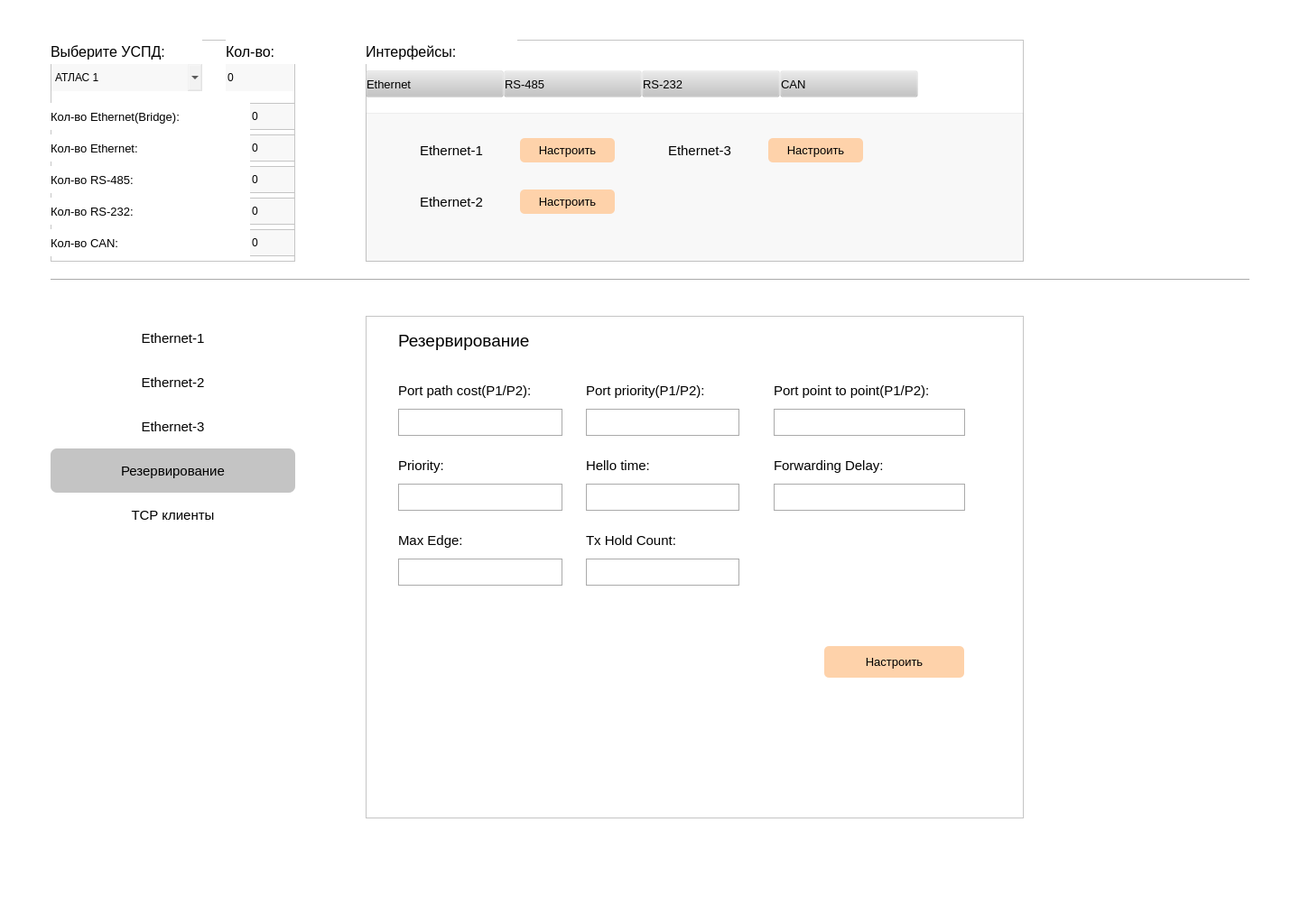
<?xml version="1.0" encoding="UTF-8"?>
<ui version="4.0">
 <class>Form</class>
 <widget class="QWidget" name="Form">
  <property name="geometry">
   <rect>
    <x>0</x>
    <y>0</y>
    <width>1440</width>
    <height>1024</height>
   </rect>
  </property>
  <property name="font">
   <font>
    <pointsize>8</pointsize>
   </font>
  </property>
  <property name="windowTitle">
   <string>Telemechanics</string>
  </property>
  <property name="styleSheet">
   <string notr="true">QWidget {
	background-color: white;
}</string>
  </property>
  <widget class="QFrame" name="frame">
   <property name="geometry">
    <rect>
     <x>56</x>
     <y>44</y>
     <width>271</width>
     <height>246</height>
    </rect>
   </property>
   <property name="frameShape">
    <enum>QFrame::StyledPanel</enum>
   </property>
   <property name="frameShadow">
    <enum>QFrame::Raised</enum>
   </property>
   <widget class="QLabel" name="label">
    <property name="geometry">
     <rect>
      <x>0</x>
      <y>0</y>
      <width>168</width>
      <height>27</height>
     </rect>
    </property>
    <property name="font">
     <font>
      <pointsize>12</pointsize>
     </font>
    </property>
    <property name="text">
     <string>Выберите УСПД:</string>
    </property>
   </widget>
   <widget class="QLabel" name="label_2">
    <property name="geometry">
     <rect>
      <x>194</x>
      <y>0</y>
      <width>77</width>
      <height>27</height>
     </rect>
    </property>
    <property name="font">
     <font>
      <pointsize>12</pointsize>
     </font>
    </property>
    <property name="text">
     <string>Кол-во:</string>
    </property>
   </widget>
   <widget class="QComboBox" name="comboBox">
    <property name="geometry">
     <rect>
      <x>0</x>
      <y>27</y>
      <width>168</width>
      <height>30</height>
     </rect>
    </property>
    <property name="font">
     <font>
      <pointsize>9</pointsize>
     </font>
    </property>
    <property name="styleSheet">
     <string notr="true">QComboBox {
	background-color: rgba(196, 196, 196, 30);
	border: none;
}
</string>
    </property>
    <property name="editable">
     <bool>false</bool>
    </property>
    <item>
     <property name="text">
      <string>АТЛАС 1</string>
     </property>
    </item>
    <item>
     <property name="text">
      <string>АТЛАС 2</string>
     </property>
    </item>
   </widget>
   <widget class="QSpinBox" name="spinBox">
    <property name="geometry">
     <rect>
      <x>194</x>
      <y>27</y>
      <width>77</width>
      <height>30</height>
     </rect>
    </property>
    <property name="font">
     <font>
      <pointsize>9</pointsize>
     </font>
    </property>
    <property name="styleSheet">
     <string notr="true">QSpinBox, QSpinBox:hover, QSpinBox:active {
	background-color: rgba(196, 196, 196, 30);
	border: none;
}

QSpinBox:up-button, QSpinBox:down-button {
	border: none;
}

</string>
    </property>
   </widget>
   <widget class="QFrame" name="frame_2">
    <property name="geometry">
     <rect>
      <x>0</x>
      <y>70</y>
      <width>271</width>
      <height>30</height>
     </rect>
    </property>
    <property name="frameShape">
     <enum>QFrame::StyledPanel</enum>
    </property>
    <property name="frameShadow">
     <enum>QFrame::Raised</enum>
    </property>
    <widget class="QSpinBox" name="spinBox_2">
     <property name="geometry">
      <rect>
       <x>221</x>
       <y>0</y>
       <width>50</width>
       <height>30</height>
      </rect>
     </property>
     <property name="font">
      <font>
       <pointsize>9</pointsize>
      </font>
     </property>
     <property name="styleSheet">
      <string notr="true">QSpinBox, QSpinBox:hover, QSpinBox:active {
	background-color: rgba(196, 196, 196, 30);
	border: none;
}

QSpinBox:up-button, QSpinBox:down-button {
	border: none;
}

</string>
     </property>
    </widget>
    <widget class="QLabel" name="label_3">
     <property name="geometry">
      <rect>
       <x>0</x>
       <y>0</y>
       <width>221</width>
       <height>30</height>
      </rect>
     </property>
     <property name="font">
      <font>
       <pointsize>10</pointsize>
      </font>
     </property>
     <property name="text">
      <string>Кол-во Ethernet(Bridge):</string>
     </property>
    </widget>
   </widget>
   <widget class="QFrame" name="frame_3">
    <property name="geometry">
     <rect>
      <x>0</x>
      <y>105</y>
      <width>271</width>
      <height>30</height>
     </rect>
    </property>
    <property name="frameShape">
     <enum>QFrame::StyledPanel</enum>
    </property>
    <property name="frameShadow">
     <enum>QFrame::Raised</enum>
    </property>
    <widget class="QSpinBox" name="spinBox_3">
     <property name="geometry">
      <rect>
       <x>221</x>
       <y>0</y>
       <width>50</width>
       <height>30</height>
      </rect>
     </property>
     <property name="font">
      <font>
       <pointsize>9</pointsize>
      </font>
     </property>
     <property name="styleSheet">
      <string notr="true">QSpinBox, QSpinBox:hover, QSpinBox:active {
	background-color: rgba(196, 196, 196, 30);
	border: none;
}

QSpinBox:up-button, QSpinBox:down-button {
	border: none;
}

</string>
     </property>
    </widget>
    <widget class="QLabel" name="label_4">
     <property name="geometry">
      <rect>
       <x>0</x>
       <y>0</y>
       <width>221</width>
       <height>30</height>
      </rect>
     </property>
     <property name="font">
      <font>
       <pointsize>10</pointsize>
      </font>
     </property>
     <property name="text">
      <string>Кол-во Ethernet:</string>
     </property>
    </widget>
   </widget>
   <widget class="QFrame" name="frame_4">
    <property name="geometry">
     <rect>
      <x>0</x>
      <y>140</y>
      <width>271</width>
      <height>30</height>
     </rect>
    </property>
    <property name="frameShape">
     <enum>QFrame::StyledPanel</enum>
    </property>
    <property name="frameShadow">
     <enum>QFrame::Raised</enum>
    </property>
    <widget class="QSpinBox" name="spinBox_4">
     <property name="geometry">
      <rect>
       <x>221</x>
       <y>0</y>
       <width>50</width>
       <height>30</height>
      </rect>
     </property>
     <property name="font">
      <font>
       <pointsize>9</pointsize>
      </font>
     </property>
     <property name="styleSheet">
      <string notr="true">QSpinBox, QSpinBox:hover, QSpinBox:active {
	background-color: rgba(196, 196, 196, 30);
	border: none;
}

QSpinBox:up-button, QSpinBox:down-button {
	border: none;
}

</string>
     </property>
    </widget>
    <widget class="QLabel" name="label_5">
     <property name="geometry">
      <rect>
       <x>0</x>
       <y>0</y>
       <width>221</width>
       <height>30</height>
      </rect>
     </property>
     <property name="font">
      <font>
       <pointsize>10</pointsize>
      </font>
     </property>
     <property name="text">
      <string>Кол-во RS-485:</string>
     </property>
    </widget>
   </widget>
   <widget class="QFrame" name="frame_5">
    <property name="geometry">
     <rect>
      <x>0</x>
      <y>175</y>
      <width>271</width>
      <height>30</height>
     </rect>
    </property>
    <property name="frameShape">
     <enum>QFrame::StyledPanel</enum>
    </property>
    <property name="frameShadow">
     <enum>QFrame::Raised</enum>
    </property>
    <widget class="QSpinBox" name="spinBox_5">
     <property name="geometry">
      <rect>
       <x>221</x>
       <y>0</y>
       <width>50</width>
       <height>30</height>
      </rect>
     </property>
     <property name="font">
      <font>
       <pointsize>9</pointsize>
      </font>
     </property>
     <property name="styleSheet">
      <string notr="true">QSpinBox, QSpinBox:hover, QSpinBox:active {
	background-color: rgba(196, 196, 196, 30);
	border: none;
}

QSpinBox:up-button, QSpinBox:down-button {
	border: none;
}

</string>
     </property>
    </widget>
    <widget class="QLabel" name="label_6">
     <property name="geometry">
      <rect>
       <x>0</x>
       <y>0</y>
       <width>221</width>
       <height>30</height>
      </rect>
     </property>
     <property name="font">
      <font>
       <pointsize>10</pointsize>
      </font>
     </property>
     <property name="text">
      <string>Кол-во RS-232:</string>
     </property>
    </widget>
   </widget>
   <widget class="QFrame" name="frame_6">
    <property name="geometry">
     <rect>
      <x>0</x>
      <y>210</y>
      <width>271</width>
      <height>30</height>
     </rect>
    </property>
    <property name="frameShape">
     <enum>QFrame::StyledPanel</enum>
    </property>
    <property name="frameShadow">
     <enum>QFrame::Raised</enum>
    </property>
    <widget class="QSpinBox" name="spinBox_6">
     <property name="geometry">
      <rect>
       <x>221</x>
       <y>0</y>
       <width>50</width>
       <height>30</height>
      </rect>
     </property>
     <property name="font">
      <font>
       <pointsize>9</pointsize>
      </font>
     </property>
     <property name="styleSheet">
      <string notr="true">QSpinBox, QSpinBox:hover, QSpinBox:active {
	background-color: rgba(196, 196, 196, 30);
	border: none;
}

QSpinBox:up-button, QSpinBox:down-button {
	border: none;
}

</string>
     </property>
    </widget>
    <widget class="QLabel" name="label_7">
     <property name="geometry">
      <rect>
       <x>0</x>
       <y>0</y>
       <width>221</width>
       <height>30</height>
      </rect>
     </property>
     <property name="font">
      <font>
       <pointsize>10</pointsize>
      </font>
     </property>
     <property name="text">
      <string>Кол-во CAN:</string>
     </property>
    </widget>
   </widget>
  </widget>
  <widget class="QFrame" name="frame_7">
   <property name="geometry">
    <rect>
     <x>405</x>
     <y>44</y>
     <width>729</width>
     <height>246</height>
    </rect>
   </property>
   <property name="frameShape">
    <enum>QFrame::StyledPanel</enum>
   </property>
   <property name="frameShadow">
    <enum>QFrame::Raised</enum>
   </property>
   <widget class="QLabel" name="label_8">
    <property name="geometry">
     <rect>
      <x>0</x>
      <y>0</y>
      <width>168</width>
      <height>27</height>
     </rect>
    </property>
    <property name="font">
     <font>
      <pointsize>12</pointsize>
     </font>
    </property>
    <property name="text">
     <string>Интерфейсы:</string>
    </property>
   </widget>
   <widget class="QPushButton" name="pushButton">
    <property name="geometry">
     <rect>
      <x>0</x>
      <y>34</y>
      <width>153</width>
      <height>30</height>
     </rect>
    </property>
    <property name="font">
     <font>
      <pointsize>10</pointsize>
     </font>
    </property>
    <property name="styleSheet">
     <string notr="true">QPushButton {
	text-align: left;
	border-color: rgba(196, 196, 196, 30);
	background-color: rgba(196, 196, 196, 30);
}</string>
    </property>
    <property name="text">
     <string>Ethernet</string>
    </property>
   </widget>
   <widget class="QPushButton" name="pushButton_2">
    <property name="geometry">
     <rect>
      <x>153</x>
      <y>34</y>
      <width>153</width>
      <height>30</height>
     </rect>
    </property>
    <property name="font">
     <font>
      <pointsize>10</pointsize>
     </font>
    </property>
    <property name="styleSheet">
     <string notr="true">QPushButton {
	text-align: left;
	border-color: rgba(196, 196, 196, 30);
	background-color: rgba(196, 196, 196, 15);
}</string>
    </property>
    <property name="text">
     <string>RS-485</string>
    </property>
   </widget>
   <widget class="QPushButton" name="pushButton_3">
    <property name="geometry">
     <rect>
      <x>459</x>
      <y>34</y>
      <width>153</width>
      <height>30</height>
     </rect>
    </property>
    <property name="font">
     <font>
      <pointsize>10</pointsize>
     </font>
    </property>
    <property name="styleSheet">
     <string notr="true">QPushButton {
	text-align: left;
	border-color: rgba(196, 196, 196, 30);
	background-color: rgba(196, 196, 196, 15);
}</string>
    </property>
    <property name="text">
     <string>CAN</string>
    </property>
   </widget>
   <widget class="QPushButton" name="pushButton_4">
    <property name="geometry">
     <rect>
      <x>306</x>
      <y>34</y>
      <width>153</width>
      <height>30</height>
     </rect>
    </property>
    <property name="font">
     <font>
      <pointsize>10</pointsize>
     </font>
    </property>
    <property name="styleSheet">
     <string notr="true">QPushButton {
	text-align: left;
	border-color: rgba(196, 196, 196, 30);
	background-color: rgba(196, 196, 196, 15);
}</string>
    </property>
    <property name="text">
     <string>RS-232</string>
    </property>
   </widget>
   <widget class="QFrame" name="frame_8">
    <property name="geometry">
     <rect>
      <x>0</x>
      <y>81</y>
      <width>729</width>
      <height>165</height>
     </rect>
    </property>
    <property name="styleSheet">
     <string notr="true">QFrame {
	background-color: rgba(196, 196, 196, 30);
}</string>
    </property>
    <property name="frameShape">
     <enum>QFrame::StyledPanel</enum>
    </property>
    <property name="frameShadow">
     <enum>QFrame::Raised</enum>
    </property>
    <widget class="QFrame" name="frame_9">
     <property name="geometry">
      <rect>
       <x>60</x>
       <y>28</y>
       <width>216</width>
       <height>27</height>
      </rect>
     </property>
     <property name="styleSheet">
      <string notr="true">QFrame {
	background-color: transparent;
}</string>
     </property>
     <property name="frameShape">
      <enum>QFrame::StyledPanel</enum>
     </property>
     <property name="frameShadow">
      <enum>QFrame::Raised</enum>
     </property>
     <widget class="QLabel" name="label_9">
      <property name="geometry">
       <rect>
        <x>0</x>
        <y>0</y>
        <width>111</width>
        <height>27</height>
       </rect>
      </property>
      <property name="font">
       <font>
        <pointsize>11</pointsize>
       </font>
      </property>
      <property name="text">
       <string>Ethernet-1</string>
      </property>
     </widget>
     <widget class="QPushButton" name="pushButton_5">
      <property name="geometry">
       <rect>
        <x>111</x>
        <y>0</y>
        <width>105</width>
        <height>27</height>
       </rect>
      </property>
      <property name="font">
       <font>
        <pointsize>10</pointsize>
       </font>
      </property>
      <property name="cursor">
       <cursorShape>PointingHandCursor</cursorShape>
      </property>
      <property name="styleSheet">
       <string notr="true">QPushButton {
	background-color: #FED2AA;
	border: none;
	border-radius: 5px;
}</string>
      </property>
      <property name="text">
       <string>Настроить</string>
      </property>
     </widget>
    </widget>
    <widget class="QFrame" name="frame_10">
     <property name="geometry">
      <rect>
       <x>60</x>
       <y>85</y>
       <width>216</width>
       <height>27</height>
      </rect>
     </property>
     <property name="styleSheet">
      <string notr="true">QFrame {
	background-color: transparent;
}</string>
     </property>
     <property name="frameShape">
      <enum>QFrame::StyledPanel</enum>
     </property>
     <property name="frameShadow">
      <enum>QFrame::Raised</enum>
     </property>
     <widget class="QLabel" name="label_10">
      <property name="geometry">
       <rect>
        <x>0</x>
        <y>0</y>
        <width>111</width>
        <height>27</height>
       </rect>
      </property>
      <property name="font">
       <font>
        <pointsize>11</pointsize>
       </font>
      </property>
      <property name="text">
       <string>Ethernet-2</string>
      </property>
     </widget>
     <widget class="QPushButton" name="pushButton_6">
      <property name="geometry">
       <rect>
        <x>111</x>
        <y>0</y>
        <width>105</width>
        <height>27</height>
       </rect>
      </property>
      <property name="font">
       <font>
        <pointsize>10</pointsize>
       </font>
      </property>
      <property name="cursor">
       <cursorShape>PointingHandCursor</cursorShape>
      </property>
      <property name="styleSheet">
       <string notr="true">QPushButton {
	background-color: #FED2AA;
	border: none;
	border-radius: 5px;
}</string>
      </property>
      <property name="text">
       <string>Настроить</string>
      </property>
     </widget>
    </widget>
    <widget class="QFrame" name="frame_11">
     <property name="geometry">
      <rect>
       <x>335</x>
       <y>28</y>
       <width>216</width>
       <height>27</height>
      </rect>
     </property>
     <property name="styleSheet">
      <string notr="true">QFrame {
	background-color: transparent;
}</string>
     </property>
     <property name="frameShape">
      <enum>QFrame::StyledPanel</enum>
     </property>
     <property name="frameShadow">
      <enum>QFrame::Raised</enum>
     </property>
     <widget class="QLabel" name="label_11">
      <property name="geometry">
       <rect>
        <x>0</x>
        <y>0</y>
        <width>111</width>
        <height>27</height>
       </rect>
      </property>
      <property name="font">
       <font>
        <pointsize>11</pointsize>
       </font>
      </property>
      <property name="text">
       <string>Ethernet-3</string>
      </property>
     </widget>
     <widget class="QPushButton" name="pushButton_7">
      <property name="geometry">
       <rect>
        <x>111</x>
        <y>0</y>
        <width>105</width>
        <height>27</height>
       </rect>
      </property>
      <property name="font">
       <font>
        <pointsize>10</pointsize>
       </font>
      </property>
      <property name="cursor">
       <cursorShape>PointingHandCursor</cursorShape>
      </property>
      <property name="styleSheet">
       <string notr="true">QPushButton {
	background-color: #FED2AA;
	border: none;
	border-radius: 5px;
}</string>
      </property>
      <property name="text">
       <string>Настроить</string>
      </property>
     </widget>
    </widget>
   </widget>
  </widget>
  <widget class="Line" name="line">
   <property name="geometry">
    <rect>
     <x>56</x>
     <y>309</y>
     <width>1328</width>
     <height>2</height>
    </rect>
   </property>
   <property name="styleSheet">
    <string notr="true">Line {
	border-color: #c4c4c4;
	color: #c4c4c4;
	background-color: #c4c4c4;
}</string>
   </property>
   <property name="orientation">
    <enum>Qt::Horizontal</enum>
   </property>
  </widget>
  <widget class="QFrame" name="frame_12">
   <property name="geometry">
    <rect>
     <x>56</x>
     <y>350</y>
     <width>271</width>
     <height>557</height>
    </rect>
   </property>
   <property name="styleSheet">
    <string notr="true">QFrame { background-color: transparent; }</string>
   </property>
   <property name="frameShape">
    <enum>QFrame::StyledPanel</enum>
   </property>
   <property name="frameShadow">
    <enum>QFrame::Raised</enum>
   </property>
   <widget class="QPushButton" name="pushButton_8">
    <property name="geometry">
     <rect>
      <x>0</x>
      <y>0</y>
      <width>271</width>
      <height>49</height>
     </rect>
    </property>
    <property name="font">
     <font>
      <pointsize>11</pointsize>
     </font>
    </property>
    <property name="styleSheet">
     <string notr="true">QPushButton {
	background-color: white;
	border: 0px;
}</string>
    </property>
    <property name="text">
     <string>Ethernet-1</string>
    </property>
   </widget>
   <widget class="QPushButton" name="pushButton_9">
    <property name="geometry">
     <rect>
      <x>0</x>
      <y>147</y>
      <width>271</width>
      <height>49</height>
     </rect>
    </property>
    <property name="font">
     <font>
      <pointsize>11</pointsize>
     </font>
    </property>
    <property name="styleSheet">
     <string notr="true">QPushButton {
	background-color: #c4c4c4;
	border-radius: 7px;
	border: 0px;
}</string>
    </property>
    <property name="text">
     <string>Резервирование</string>
    </property>
   </widget>
   <widget class="QPushButton" name="pushButton_10">
    <property name="geometry">
     <rect>
      <x>0</x>
      <y>98</y>
      <width>271</width>
      <height>49</height>
     </rect>
    </property>
    <property name="font">
     <font>
      <pointsize>11</pointsize>
     </font>
    </property>
    <property name="styleSheet">
     <string notr="true">QPushButton {
	background-color: white;
	border: 0px;
}</string>
    </property>
    <property name="text">
     <string>Ethernet-3</string>
    </property>
   </widget>
   <widget class="QPushButton" name="pushButton_11">
    <property name="geometry">
     <rect>
      <x>0</x>
      <y>49</y>
      <width>271</width>
      <height>49</height>
     </rect>
    </property>
    <property name="font">
     <font>
      <pointsize>11</pointsize>
     </font>
    </property>
    <property name="styleSheet">
     <string notr="true">QPushButton {
	background-color: white;
	border: 0px;
}</string>
    </property>
    <property name="text">
     <string>Ethernet-2</string>
    </property>
   </widget>
   <widget class="QPushButton" name="pushButton_12">
    <property name="geometry">
     <rect>
      <x>0</x>
      <y>196</y>
      <width>271</width>
      <height>49</height>
     </rect>
    </property>
    <property name="font">
     <font>
      <pointsize>11</pointsize>
     </font>
    </property>
    <property name="styleSheet">
     <string notr="true">QPushButton {
	background-color: white;
	border: 0px;
}</string>
    </property>
    <property name="text">
     <string>TCP клиенты</string>
    </property>
   </widget>
  </widget>
  <widget class="QScrollArea" name="scrollArea">
   <property name="geometry">
    <rect>
     <x>405</x>
     <y>350</y>
     <width>729</width>
     <height>557</height>
    </rect>
   </property>
   <property name="widgetResizable">
    <bool>true</bool>
   </property>
   <widget class="QWidget" name="scrollAreaWidgetContents">
    <property name="geometry">
     <rect>
      <x>0</x>
      <y>0</y>
      <width>727</width>
      <height>555</height>
     </rect>
    </property>
    <widget class="QWidget" name="widget_13" native="true">
     <property name="geometry">
      <rect>
       <x>0</x>
       <y>0</y>
       <width>727</width>
       <height>555</height>
      </rect>
     </property>
     <property name="styleSheet">
      <string notr="true">QFrame {
	border: 1.5px solid #999999;
}</string>
     </property>
     <widget class="QLabel" name="label_12">
      <property name="geometry">
       <rect>
        <x>35</x>
        <y>2</y>
        <width>181</width>
        <height>49</height>
       </rect>
      </property>
      <property name="font">
       <font>
        <pointsize>14</pointsize>
       </font>
      </property>
      <property name="styleSheet">
       <string notr="true">QLabel { border: none; }</string>
      </property>
      <property name="text">
       <string>Резервирование</string>
      </property>
     </widget>
     <widget class="QFrame" name="frame_14">
      <property name="geometry">
       <rect>
        <x>35</x>
        <y>62</y>
        <width>182</width>
        <height>70</height>
       </rect>
      </property>
      <property name="styleSheet">
       <string notr="true">QFrame { border: none; }</string>
      </property>
      <property name="frameShape">
       <enum>QFrame::StyledPanel</enum>
      </property>
      <property name="frameShadow">
       <enum>QFrame::Raised</enum>
      </property>
      <widget class="QLabel" name="label_13">
       <property name="geometry">
        <rect>
         <x>0</x>
         <y>0</y>
         <width>182</width>
         <height>40</height>
        </rect>
       </property>
       <property name="font">
        <font>
         <pointsize>11</pointsize>
        </font>
       </property>
       <property name="text">
        <string>Port path cost(P1/P2):</string>
       </property>
      </widget>
      <widget class="QLineEdit" name="lineEdit">
       <property name="geometry">
        <rect>
         <x>0</x>
         <y>40</y>
         <width>182</width>
         <height>30</height>
        </rect>
       </property>
       <property name="font">
        <font>
         <pointsize>11</pointsize>
        </font>
       </property>
       <property name="styleSheet">
        <string notr="true">QLineEdit { border: 1px solid #aaaaaa; }</string>
       </property>
      </widget>
     </widget>
     <widget class="QFrame" name="frame_15">
      <property name="geometry">
       <rect>
        <x>243</x>
        <y>62</y>
        <width>170</width>
        <height>70</height>
       </rect>
      </property>
      <property name="styleSheet">
       <string notr="true">QFrame { border: none; }</string>
      </property>
      <property name="frameShape">
       <enum>QFrame::StyledPanel</enum>
      </property>
      <property name="frameShadow">
       <enum>QFrame::Raised</enum>
      </property>
      <widget class="QLabel" name="label_14">
       <property name="geometry">
        <rect>
         <x>0</x>
         <y>0</y>
         <width>170</width>
         <height>40</height>
        </rect>
       </property>
       <property name="font">
        <font>
         <pointsize>11</pointsize>
        </font>
       </property>
       <property name="text">
        <string>Port priority(P1/P2):</string>
       </property>
      </widget>
      <widget class="QLineEdit" name="lineEdit_2">
       <property name="geometry">
        <rect>
         <x>0</x>
         <y>40</y>
         <width>170</width>
         <height>30</height>
        </rect>
       </property>
       <property name="font">
        <font>
         <pointsize>11</pointsize>
        </font>
       </property>
       <property name="styleSheet">
        <string notr="true">QLineEdit { border: 1px solid #aaaaaa; }</string>
       </property>
      </widget>
     </widget>
     <widget class="QFrame" name="frame_16">
      <property name="geometry">
       <rect>
        <x>451</x>
        <y>62</y>
        <width>212</width>
        <height>70</height>
       </rect>
      </property>
      <property name="styleSheet">
       <string notr="true">QFrame { border: none; }</string>
      </property>
      <property name="frameShape">
       <enum>QFrame::StyledPanel</enum>
      </property>
      <property name="frameShadow">
       <enum>QFrame::Raised</enum>
      </property>
      <widget class="QLabel" name="label_15">
       <property name="geometry">
        <rect>
         <x>0</x>
         <y>0</y>
         <width>212</width>
         <height>40</height>
        </rect>
       </property>
       <property name="font">
        <font>
         <pointsize>11</pointsize>
        </font>
       </property>
       <property name="text">
        <string>Port point to point(P1/P2):</string>
       </property>
      </widget>
      <widget class="QLineEdit" name="lineEdit_3">
       <property name="geometry">
        <rect>
         <x>0</x>
         <y>40</y>
         <width>212</width>
         <height>30</height>
        </rect>
       </property>
       <property name="font">
        <font>
         <pointsize>11</pointsize>
        </font>
       </property>
       <property name="styleSheet">
        <string notr="true">QLineEdit { border: 1px solid #aaaaaa; }</string>
       </property>
      </widget>
     </widget>
     <widget class="QFrame" name="frame_17">
      <property name="geometry">
       <rect>
        <x>35</x>
        <y>145</y>
        <width>182</width>
        <height>70</height>
       </rect>
      </property>
      <property name="styleSheet">
       <string notr="true">QFrame { border: none; }</string>
      </property>
      <property name="frameShape">
       <enum>QFrame::StyledPanel</enum>
      </property>
      <property name="frameShadow">
       <enum>QFrame::Raised</enum>
      </property>
      <widget class="QLabel" name="label_16">
       <property name="geometry">
        <rect>
         <x>0</x>
         <y>0</y>
         <width>182</width>
         <height>40</height>
        </rect>
       </property>
       <property name="font">
        <font>
         <pointsize>11</pointsize>
        </font>
       </property>
       <property name="text">
        <string>Priority:</string>
       </property>
      </widget>
      <widget class="QLineEdit" name="lineEdit_4">
       <property name="geometry">
        <rect>
         <x>0</x>
         <y>40</y>
         <width>182</width>
         <height>30</height>
        </rect>
       </property>
       <property name="font">
        <font>
         <pointsize>11</pointsize>
        </font>
       </property>
       <property name="styleSheet">
        <string notr="true">QLineEdit { border: 1px solid #aaaaaa; }</string>
       </property>
      </widget>
     </widget>
     <widget class="QFrame" name="frame_18">
      <property name="geometry">
       <rect>
        <x>451</x>
        <y>145</y>
        <width>212</width>
        <height>70</height>
       </rect>
      </property>
      <property name="styleSheet">
       <string notr="true">QFrame { border: none; }</string>
      </property>
      <property name="frameShape">
       <enum>QFrame::StyledPanel</enum>
      </property>
      <property name="frameShadow">
       <enum>QFrame::Raised</enum>
      </property>
      <widget class="QLabel" name="label_17">
       <property name="geometry">
        <rect>
         <x>0</x>
         <y>0</y>
         <width>212</width>
         <height>40</height>
        </rect>
       </property>
       <property name="font">
        <font>
         <pointsize>11</pointsize>
        </font>
       </property>
       <property name="text">
        <string>Forwarding Delay:</string>
       </property>
      </widget>
      <widget class="QLineEdit" name="lineEdit_5">
       <property name="geometry">
        <rect>
         <x>0</x>
         <y>40</y>
         <width>212</width>
         <height>30</height>
        </rect>
       </property>
       <property name="font">
        <font>
         <pointsize>11</pointsize>
        </font>
       </property>
       <property name="styleSheet">
        <string notr="true">QLineEdit { border: 1px solid #aaaaaa; }</string>
       </property>
      </widget>
     </widget>
     <widget class="QFrame" name="frame_19">
      <property name="geometry">
       <rect>
        <x>243</x>
        <y>145</y>
        <width>170</width>
        <height>70</height>
       </rect>
      </property>
      <property name="styleSheet">
       <string notr="true">QFrame { border: none; }</string>
      </property>
      <property name="frameShape">
       <enum>QFrame::StyledPanel</enum>
      </property>
      <property name="frameShadow">
       <enum>QFrame::Raised</enum>
      </property>
      <widget class="QLabel" name="label_18">
       <property name="geometry">
        <rect>
         <x>0</x>
         <y>0</y>
         <width>170</width>
         <height>40</height>
        </rect>
       </property>
       <property name="font">
        <font>
         <pointsize>11</pointsize>
        </font>
       </property>
       <property name="text">
        <string>Hello time:</string>
       </property>
      </widget>
      <widget class="QLineEdit" name="lineEdit_6">
       <property name="geometry">
        <rect>
         <x>0</x>
         <y>40</y>
         <width>170</width>
         <height>30</height>
        </rect>
       </property>
       <property name="font">
        <font>
         <pointsize>11</pointsize>
        </font>
       </property>
       <property name="styleSheet">
        <string notr="true">QLineEdit { border: 1px solid #aaaaaa; }</string>
       </property>
      </widget>
     </widget>
     <widget class="QFrame" name="frame_20">
      <property name="geometry">
       <rect>
        <x>35</x>
        <y>228</y>
        <width>182</width>
        <height>70</height>
       </rect>
      </property>
      <property name="styleSheet">
       <string notr="true">QFrame { border: none; }</string>
      </property>
      <property name="frameShape">
       <enum>QFrame::StyledPanel</enum>
      </property>
      <property name="frameShadow">
       <enum>QFrame::Raised</enum>
      </property>
      <widget class="QLabel" name="label_19">
       <property name="geometry">
        <rect>
         <x>0</x>
         <y>0</y>
         <width>182</width>
         <height>40</height>
        </rect>
       </property>
       <property name="font">
        <font>
         <pointsize>11</pointsize>
        </font>
       </property>
       <property name="text">
        <string>Max Edge:</string>
       </property>
      </widget>
      <widget class="QLineEdit" name="lineEdit_7">
       <property name="geometry">
        <rect>
         <x>0</x>
         <y>40</y>
         <width>182</width>
         <height>30</height>
        </rect>
       </property>
       <property name="font">
        <font>
         <pointsize>11</pointsize>
        </font>
       </property>
       <property name="styleSheet">
        <string notr="true">QLineEdit { border: 1px solid #aaaaaa; }</string>
       </property>
      </widget>
     </widget>
     <widget class="QFrame" name="frame_22">
      <property name="geometry">
       <rect>
        <x>243</x>
        <y>228</y>
        <width>170</width>
        <height>70</height>
       </rect>
      </property>
      <property name="styleSheet">
       <string notr="true">QFrame { border: none; }</string>
      </property>
      <property name="frameShape">
       <enum>QFrame::StyledPanel</enum>
      </property>
      <property name="frameShadow">
       <enum>QFrame::Raised</enum>
      </property>
      <widget class="QLabel" name="label_21">
       <property name="geometry">
        <rect>
         <x>0</x>
         <y>0</y>
         <width>170</width>
         <height>40</height>
        </rect>
       </property>
       <property name="font">
        <font>
         <pointsize>11</pointsize>
        </font>
       </property>
       <property name="text">
        <string>Tx Hold Count:</string>
       </property>
      </widget>
      <widget class="QLineEdit" name="lineEdit_9">
       <property name="geometry">
        <rect>
         <x>0</x>
         <y>40</y>
         <width>170</width>
         <height>30</height>
        </rect>
       </property>
       <property name="font">
        <font>
         <pointsize>11</pointsize>
        </font>
       </property>
       <property name="styleSheet">
        <string notr="true">QLineEdit { border: 1px solid #aaaaaa; }</string>
       </property>
      </widget>
     </widget>
     <widget class="QPushButton" name="pushButton_13">
      <property name="geometry">
       <rect>
        <x>507</x>
        <y>365</y>
        <width>155</width>
        <height>35</height>
       </rect>
      </property>
      <property name="font">
       <font>
        <pointsize>10</pointsize>
       </font>
      </property>
      <property name="cursor">
       <cursorShape>PointingHandCursor</cursorShape>
      </property>
      <property name="styleSheet">
       <string notr="true">QPushButton {
	background-color: #FED2AA;
	border: none;
	border-radius: 5px;
}</string>
      </property>
      <property name="text">
       <string>Настроить</string>
      </property>
     </widget>
    </widget>
   </widget>
  </widget>
 </widget>
 <resources/>
 <connections/>
</ui>
